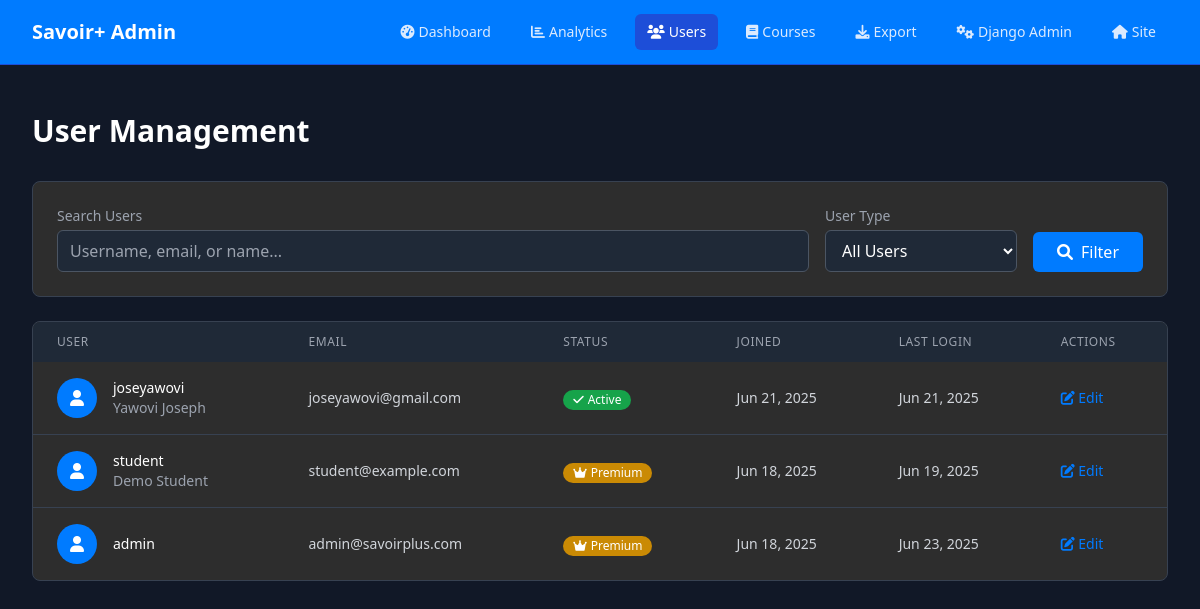
The page /manage/users/ (signed in) on the database as committed earlier.
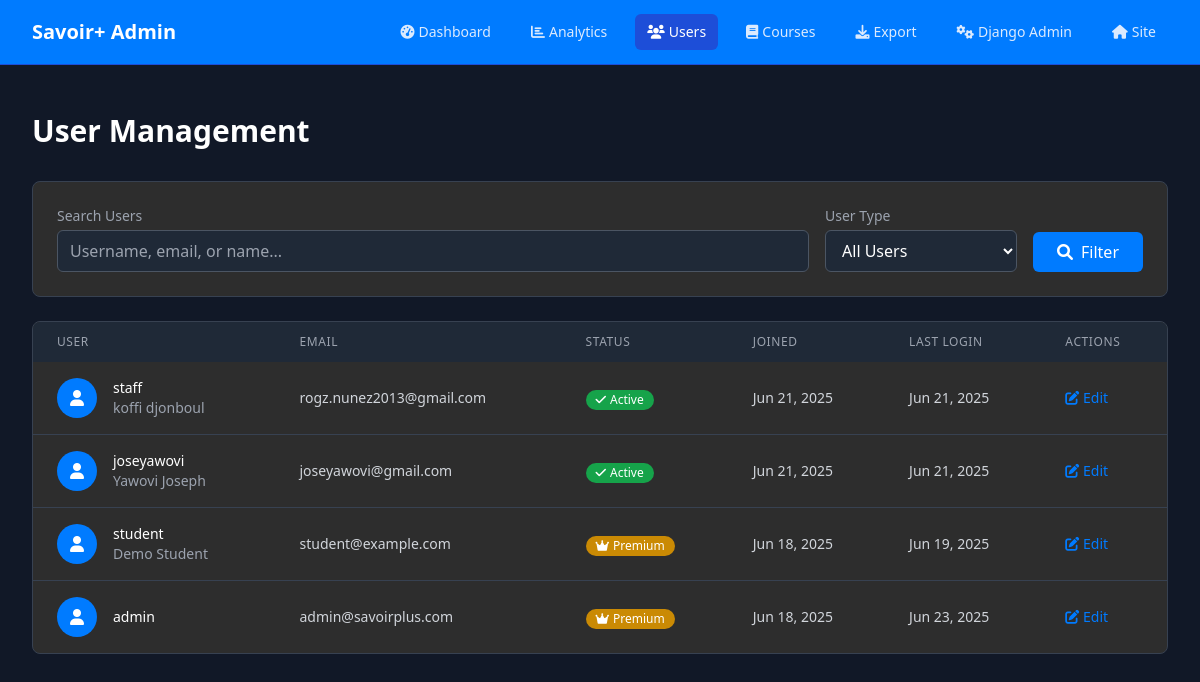
The same page on the database as committed later.
### lms/models.py (models this page shows, shortened)
class User(AbstractUser):
    is_paid_user = models.BooleanField(default=False, verbose_name=_('Is Paid User'))
    trial_start_date = models.DateTimeField(auto_now_add=True, verbose_name=_('Trial Start Date'))
    trial_end_date = models.DateTimeField(blank=True, null=True, verbose_name=_('Trial End Date'))
    def save(self, *args, **kwargs):
        if not self.trial_start_date:
            from django.utils import timezone
            self.trial_start_date = timezone.now()
        if not self.trial_end_date and self.trial_start_date:
            self.trial_end_date = self.trial_start_date + timedelta(days=15)
        super().save(*args, **kwargs)

### lms/views.py (the view, shortened to what this page needs)
# urls.py: path('manage/users/', views.admin_user_management, name='admin_user_management'),
@staff_member_required
def admin_user_management(request):
    users = User.objects.all().order_by('-date_joined')
    search_query = request.GET.get('search', '')
    paginator = Paginator(users, 25)
    page_number = request.GET.get('page')
    users = paginator.get_page(page_number)
    context = {
        'users': users,
        'search_query': search_query,
        'total_users': User.objects.count(),
        'active_users': User.objects.filter(is_active=True).count(),
        'paid_users': User.objects.filter(is_paid_user=True).count(),
    }
    return render(request, 'admin/user_management.html', context)

### templates/admin/user_management.html (shortened to what the changed rows need)
<!DOCTYPE html>
<html lang="en">
<head>
    <script src="https://cdn.tailwindcss.com"></script>
    <link rel="stylesheet" href="https://cdnjs.cloudflare.com/ajax/libs/font-awesome/6.0.0/css/all.min.css">
</head>
<body class="bg-gray-900 text-white">
    <nav class="bg-primary border-b border-blue-700">
        <div class="max-w-7xl mx-auto px-4 sm:px-6 lg:px-8">
            <div class="flex justify-between h-16">
                <div class="flex items-center">
                    <h1 class="text-xl font-bold text-white">Savoir+ Admin</h1>
                </div>
            </div>
        </div>
    </nav>
    <div class="max-w-7xl mx-auto py-6 sm:px-6 lg:px-8">
        <div class="px-4 py-6 sm:px-0">
            <h1 class="text-3xl font-bold text-white mb-8">User Management</h1>
            <div class="bg-dark-card rounded-lg border border-gray-700 overflow-hidden">
                <div class="overflow-x-auto">
                    <table class="w-full">
                        <thead class="bg-gray-800">
                            <tr>
                                <th class="px-6 py-3 text-left text-xs font-medium text-gray-400 uppercase tracking-wider">User</th>
                                <th class="px-6 py-3 text-left text-xs font-medium text-gray-400 uppercase tracking-wider">Email</th>
                                <th class="px-6 py-3 text-left text-xs font-medium text-gray-400 uppercase tracking-wider">Status</th>
                                <th class="px-6 py-3 text-left text-xs font-medium text-gray-400 uppercase tracking-wider">Joined</th>
                                <th class="px-6 py-3 text-left text-xs font-medium text-gray-400 uppercase tracking-wider">Last Login</th>
                                <th class="px-6 py-3 text-left text-xs font-medium text-gray-400 uppercase tracking-wider">Actions</th>
                            </tr>
                        </thead>
                        <tbody class="divide-y divide-gray-700">
                            {% for user in users %}
                            <tr class="hover:bg-gray-800">
                                <td class="px-6 py-4 whitespace-nowrap">
                                    <div class="flex items-center">
                                        <div class="w-10 h-10 bg-primary rounded-full flex items-center justify-center">
                                            <i class="fas fa-user text-white"></i>
                                        </div>
                                        <div class="ml-4">
                                            <div class="text-sm font-medium text-white">{{ user.username }}</div>
                                            <div class="text-sm text-gray-400">{{ user.first_name }} {{ user.last_name }}</div>
                                        </div>
                                    </div>
                                </td>
                                <td class="px-6 py-4 whitespace-nowrap text-sm text-gray-300">{{ user.email }}</td>
                                <td class="px-6 py-4 whitespace-nowrap">
                                    {% if user.is_paid_user %}
                                    <span class="inline-flex items-center px-2.5 py-0.5 rounded-full text-xs font-medium bg-yellow-600 text-white">
                                        <i class="fas fa-crown mr-1"></i>Premium
                                    </span>
                                    {% elif user.is_active %}
                                    <span class="inline-flex items-center px-2.5 py-0.5 rounded-full text-xs font-medium bg-green-600 text-white">
                                        <i class="fas fa-check mr-1"></i>Active
                                    </span>
                                    {% else %}
                                    <span class="inline-flex items-center px-2.5 py-0.5 rounded-full text-xs font-medium bg-red-600 text-white">
                                        <i class="fas fa-times mr-1"></i>Inactive
                                    </span>
                                    {% endif %}
                                </td>
                                <td class="px-6 py-4 whitespace-nowrap text-sm text-gray-300">{{ user.date_joined|date:"M d, Y" }}</td>
                                <td class="px-6 py-4 whitespace-nowrap text-sm text-gray-300">
                                    {% if user.last_login %}
                                        {{ user.last_login|date:"M d, Y" }}
                                    {% else %}
                                        Never
                                    {% endif %}
                                </td>
                                <td class="px-6 py-4 whitespace-nowrap text-sm font-medium">
                                    <a href="/admin/lms/user/{{ user.id }}/change/" class="text-primary hover:text-blue-400 mr-3">
                                        <i class="fas fa-edit"></i> Edit
                                    </a>
                                </td>
                            </tr>
                            {% empty %}
                            <tr>
                                <td colspan="6" class="px-6 py-4 text-center text-gray-400">No users found</td>
                            </tr>
                            {% endfor %}
                        </tbody>
                    </table>
                </div>
            </div>
        </div>
    </div>
</body>
</html>

Rows that differ between the two databases and show on the page:
added User: username "staff", first_name "koffi", last_name "djonboul", email "rogz.nunez2013@gmail.com", is_paid_user False (drawn), date_joined "Jun 21, 2025", last_login "Jun 21, 2025"
